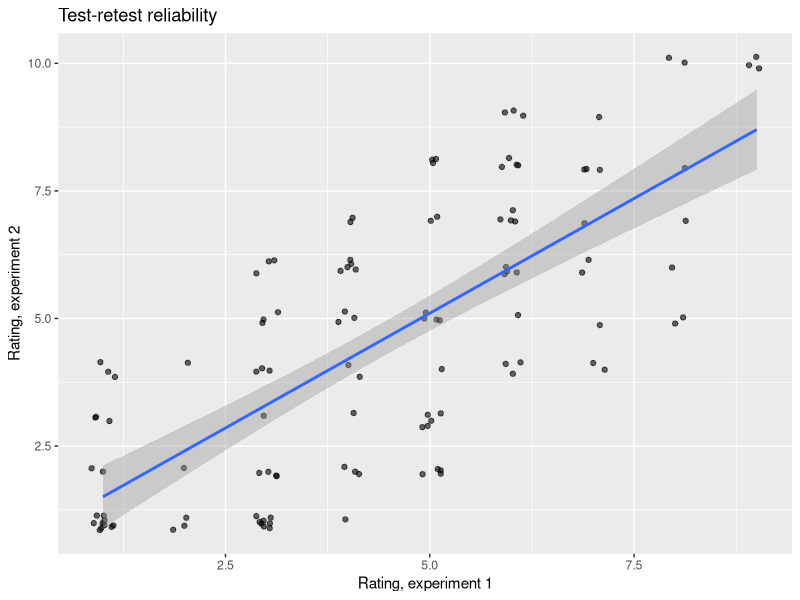
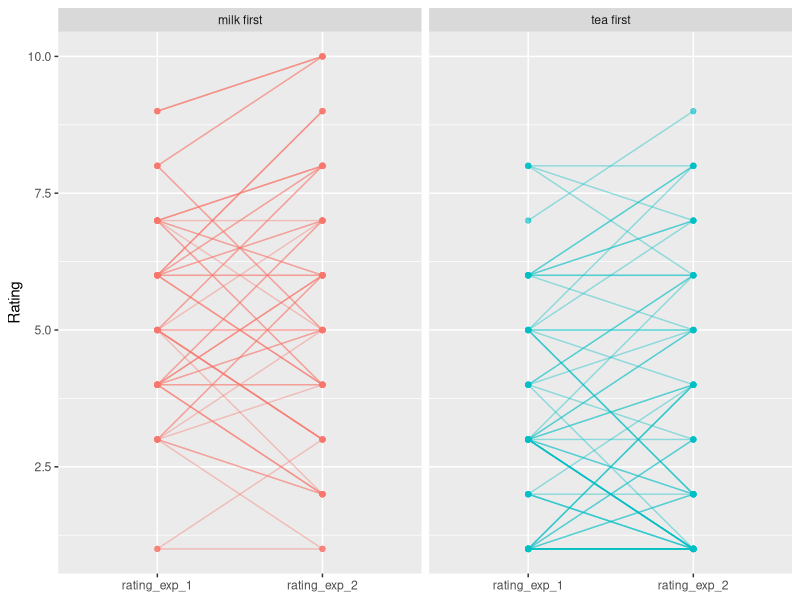
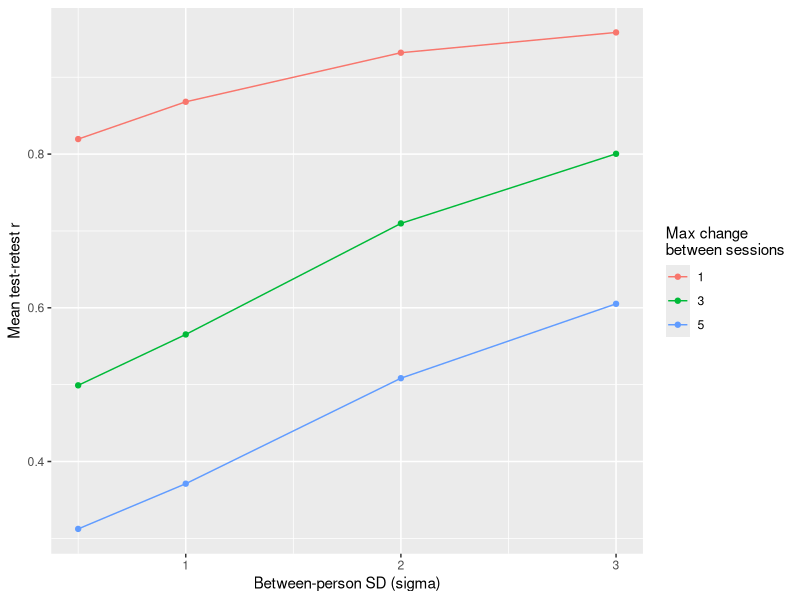
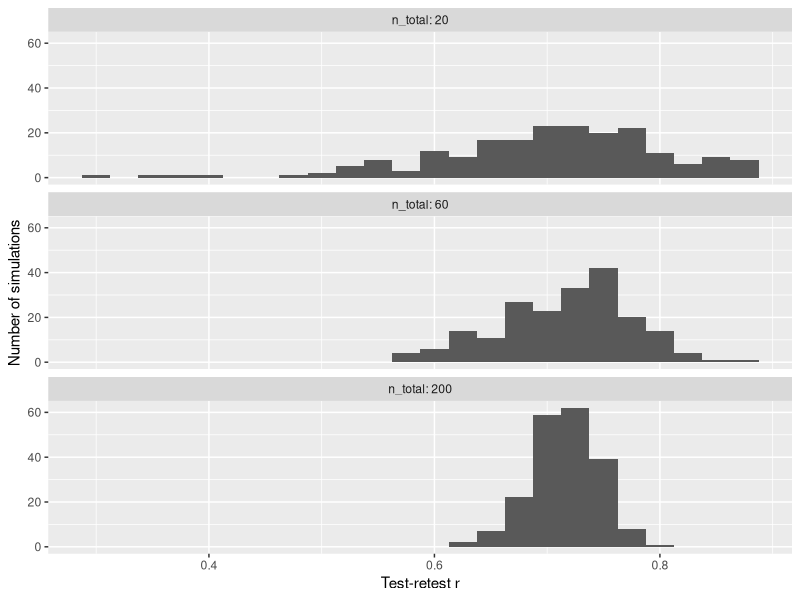

Reproduce these figures in R, in order.
## ---- chunk 1
set.seed(2026) # same "random" numbers on every render
## ---- chunk 2
library(tidyverse)
## ---- chunk 3
make_tea_data <- function(n_total = 48,
                          sigma = 1.25, # sd of ratings within a condition
                          delta = 1.5) { # difference between conditions
  n_half <- n_total / 2
  tibble(condition = c(rep("milk first", n_half), rep("tea first", n_half)),
         rating = c(round(rnorm(n_half, mean = 3.5 + delta, sd = sigma)),
                    round(rnorm(n_half, mean = 3.5, sd = sigma)))) |>
    mutate(rating = pmin(pmax(rating, 1), 10), # keep ratings on the 1-10 scale
           sub_num = row_number())
}
## ---- chunk 4
tea_data <- make_tea_data(n_total = 120, delta = 2, sigma = 2)

head(tea_data)
## ---- chunk 5
tea_retest <- tea_data |>
  rename(rating_exp_1 = rating) |>
  rowwise() |>
  mutate(difference = sample(-3:3, 1)) |>
  ungroup() |>
  mutate(rating_exp_2 = pmin(pmax(rating_exp_1 + difference, 1), 10))

head(tea_retest)
## ---- chunk 6
count(tea_retest, difference)
## ---- chunk 7
ggplot(tea_retest, aes(x = rating_exp_1, y = rating_exp_2)) +
  geom_jitter(width = .15, height = .15, alpha = .6) +
  geom_smooth(method = "lm") +
  labs(x = "Rating, experiment 1", y = "Rating, experiment 2",
       title = "Test-retest reliability")
## ---- chunk 8
retest_cor <- cor.test(tea_retest$rating_exp_1, tea_retest$rating_exp_2)
retest_cor
## ---- chunk 9
tea_retest |>
  group_by(condition) |>
  summarise(r = cor(rating_exp_1, rating_exp_2))
## ---- chunk 10
tea_retest_long <- tea_retest |>
  select(-difference) |>
  pivot_longer(cols = c(rating_exp_1, rating_exp_2),
               names_to = "experiment",
               values_to = "rating")

head(tea_retest_long)
## ---- chunk 11
ggplot(tea_retest_long, aes(x = experiment, y = rating, color = condition)) +
  geom_point(alpha = .6) +
  geom_line(aes(group = sub_num), alpha = .4) +
  facet_wrap(~condition) +
  labs(x = NULL, y = "Rating") +
  theme(legend.position = "none")
## ---- chunk 12
simulate_reliability <- function(n_total = 120, sigma = 2, delta = 2,
                                 max_change = 3) {
  make_tea_data(n_total = n_total, sigma = sigma, delta = delta) |>
    rename(rating_exp_1 = rating) |>
    mutate(difference = sample(-max_change:max_change, n(), replace = TRUE),
           rating_exp_2 = pmin(pmax(rating_exp_1 + difference, 1), 10)) |>
    summarise(r = cor(rating_exp_1, rating_exp_2)) |>
    pull(r)
}

simulate_reliability()
## ---- chunk 13
reliability_grid <- expand_grid(sigma = c(0.5, 1, 2, 3),
                                max_change = c(1, 3, 5),
                                sim = 1:50) |>
  mutate(r = pmap_dbl(list(sigma = sigma, max_change = max_change),
                      simulate_reliability))
## ---- chunk 14
reliability_grid |>
  group_by(sigma, max_change) |>
  summarise(mean_r = mean(r), .groups = "drop") |>
  ggplot(aes(x = sigma, y = mean_r, color = factor(max_change))) +
  geom_point() +
  geom_line() +
  labs(x = "Between-person SD (sigma)", y = "Mean test-retest r",
       color = "Max change\nbetween sessions")
## ---- chunk 15
n_grid <- expand_grid(n_total = c(20, 60, 200), sim = 1:200) |>
  mutate(r = map_dbl(n_total, \(n) simulate_reliability(n_total = n)))
## ---- chunk 16
ggplot(n_grid, aes(x = r)) +
  geom_histogram(binwidth = .025) +
  facet_wrap(~n_total, ncol = 1, labeller = label_both) +
  labs(x = "Test-retest r", y = "Number of simulations")
## ---- chunk 17
tea_retest |>
  filter(rating_exp_1 >= 6) |>
  summarise(n = n(), r = cor(rating_exp_1, rating_exp_2))
## ---- chunk 18
r1 <- unname(retest_cor$estimate)
tibble(k = c(1, 2, 4, 8)) |>
  mutate(predicted_r = k * r1 / (1 + (k - 1) * r1))
